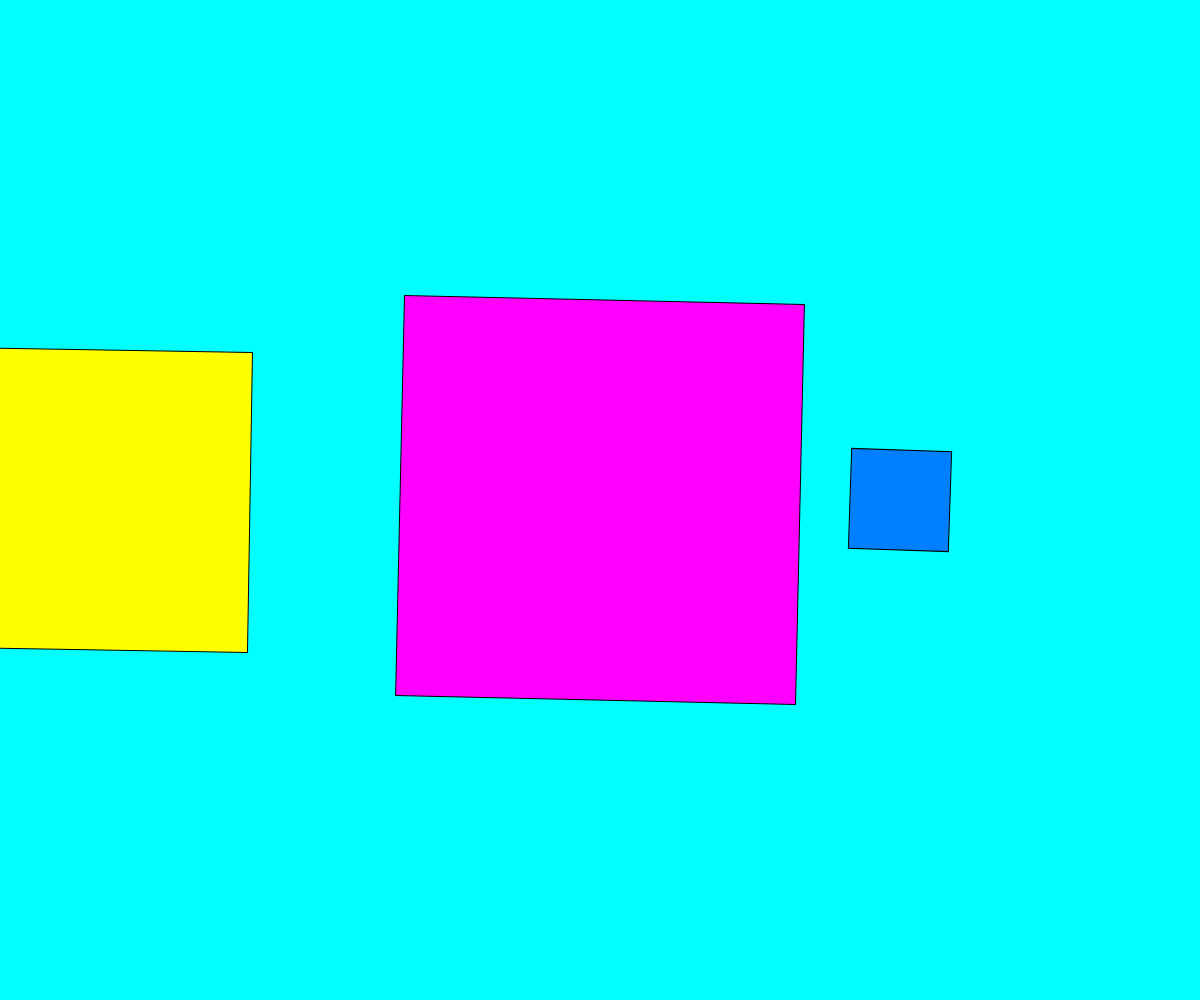
Frame 1 (no input)
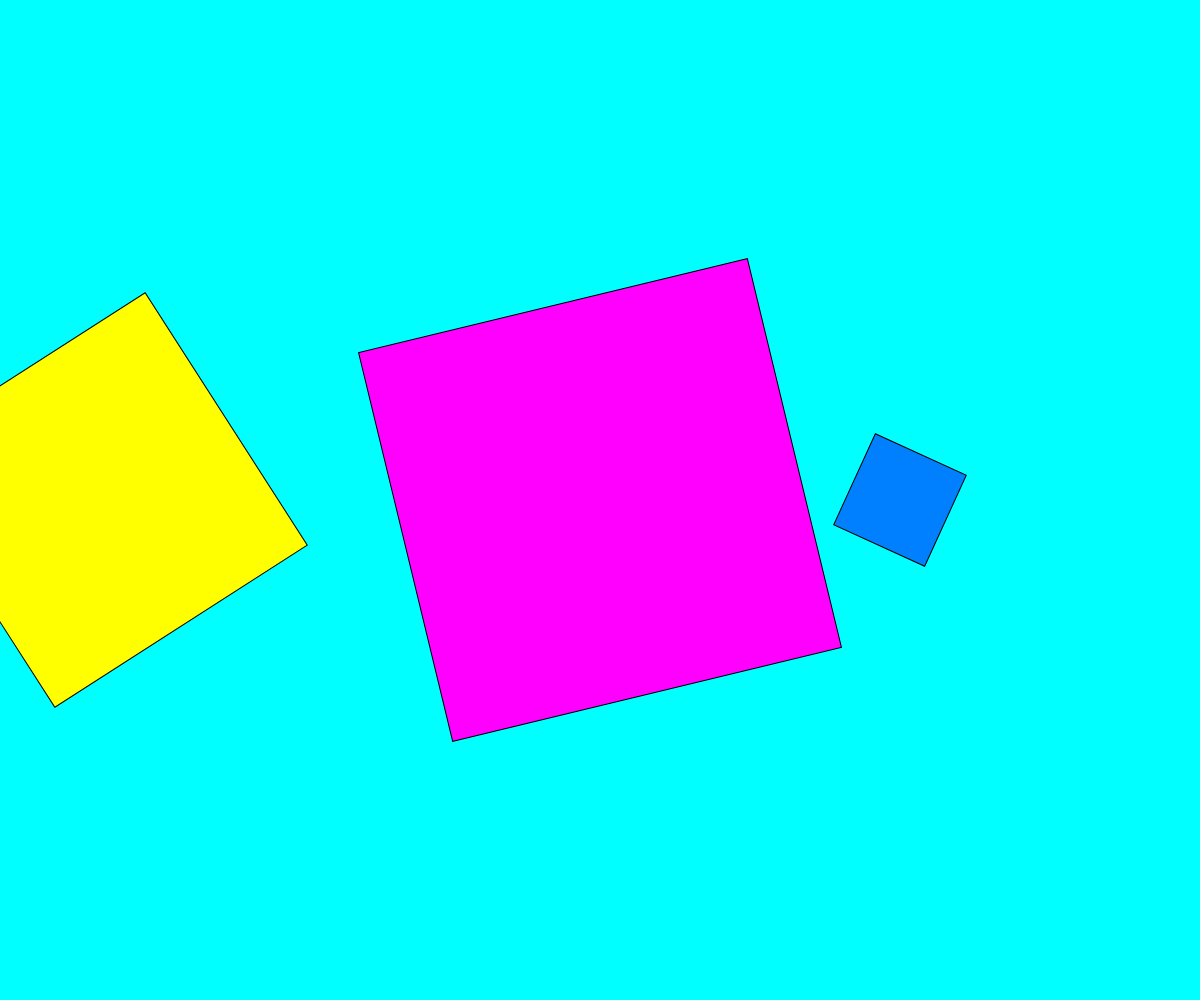
Frame 60 (no input)
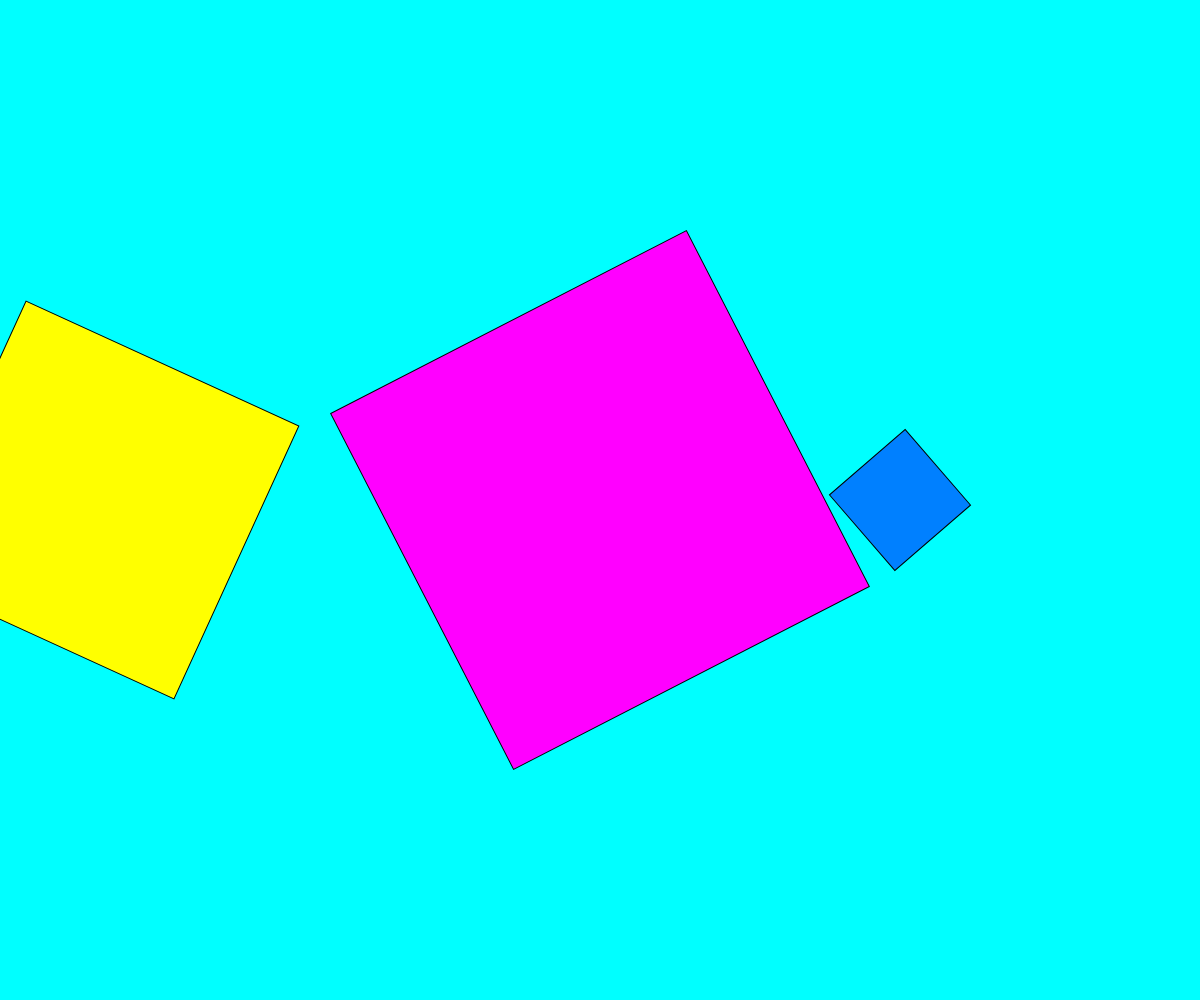
Frame 120 (the mouse pressed at the canvas centre since frame 60)

The p5.js sketch that drew these frames (run headless with seeded random() and noise() and a simulated clock; from frame 60 on, the mouse is pressed at the canvas centre):

// p5.js sketch
// ── sketch.js
function setup() { 								// put setup code here
	createCanvas(windowWidth,windowHeight); 	//création d'un fond qui prend tout l'écran	
	rectMode(CENTER);							//rectangle au centre de l'écran
}

function draw() { 					// put drawing code here
	
	background(0,255,255);			//bleu clair
	
	translate(width/2, height/2); 	//coin supérieur gauche du rectangle au milieu de l'écran
	push();
	rotate(millis()/750); 			//rotation du rectangle (un tour complet = 2PI), PI/4 = rectangle sur sa pointe
	fill(255,0,255);			 	//rose sympa
	rect(0,0,400,400); 				//dimension du rectangle
	pop();
	
	translate(300,0);
	push();
	rotate(millis()/500);			//millis tout seul = rotation super rapide
	fill(0,128,255);
	rect(0,0,100,100);
	pop();
	
	translate(-800,0);
	push();
	rotate(millis()/1000);
	fill(255,255,0);
	rect(0,0,300,300);
	pop(0);
}
